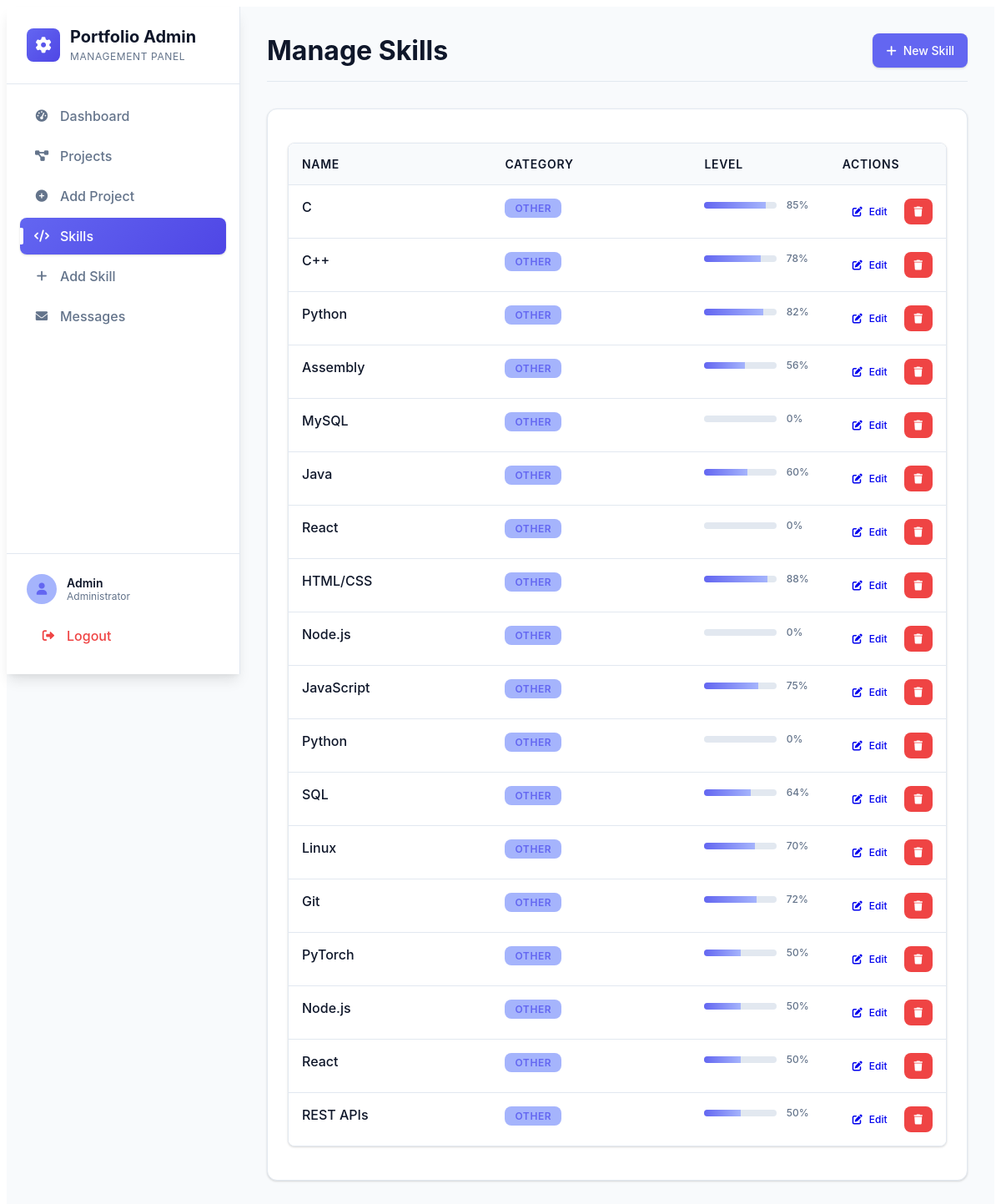
Page /manage_skills.php (signed in) on the earlier database version.
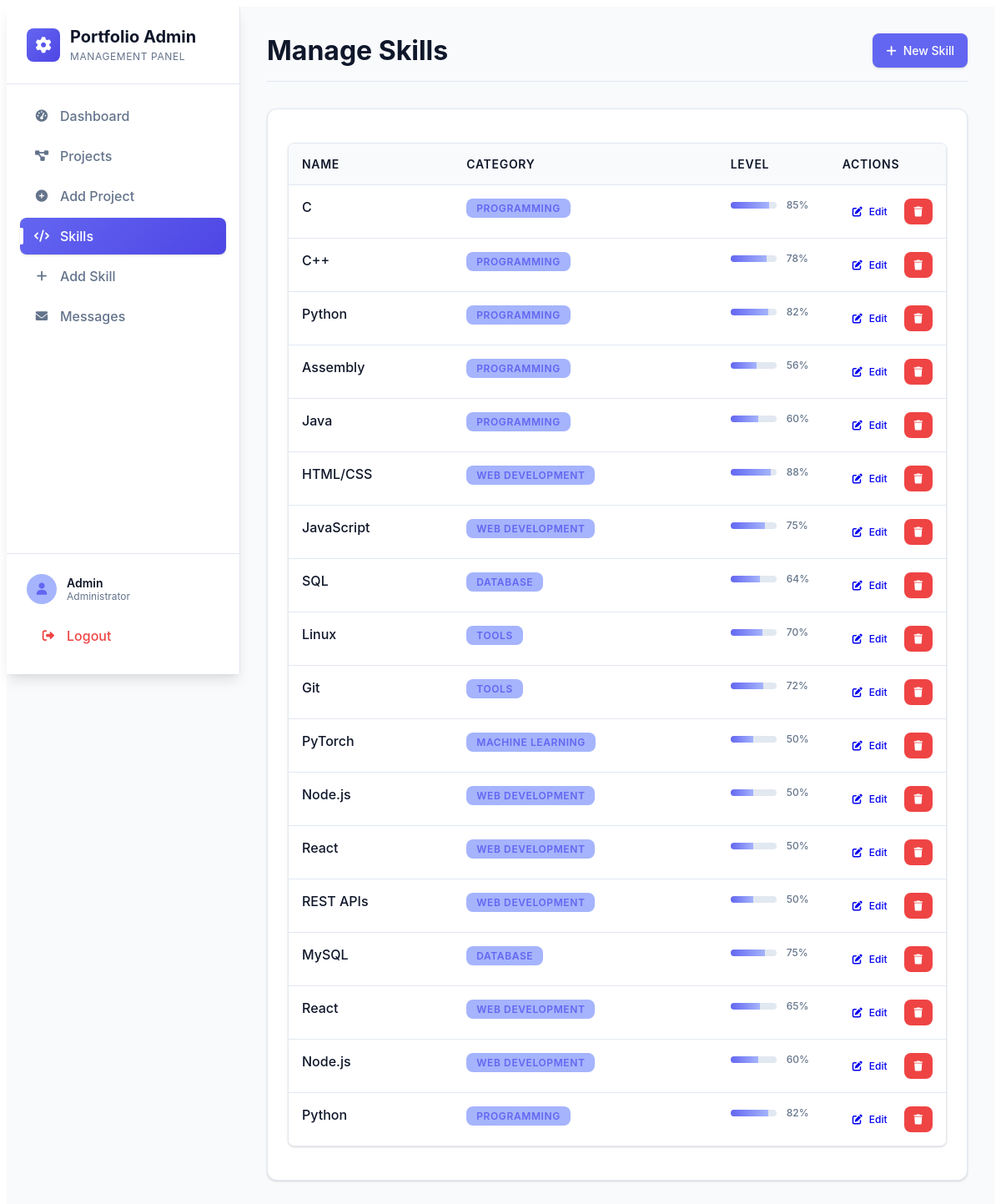
Same page on the later database version.
### tables this page shows
CREATE TABLE IF NOT EXISTS `skills` (
  `id` INT UNSIGNED NOT NULL AUTO_INCREMENT PRIMARY KEY,
  `name` VARCHAR(128) NOT NULL,
  `category` VARCHAR(64) NOT NULL DEFAULT 'Other',
  `level` TINYINT UNSIGNED NOT NULL DEFAULT 0,
  `sort_order` INT DEFAULT 0,
  `created_at` TIMESTAMP NOT NULL DEFAULT CURRENT_TIMESTAMP
);

### manage_skills.php (the view, shortened to what this page needs)
<?php
require_once __DIR__ . '/db.php';
$skills = [];
$res = $mysqli->query("SELECT * FROM skills ORDER BY sort_order, name");
if ($res) {
    $skills = $res->fetch_all(MYSQLI_ASSOC);
}
?>
<!DOCTYPE html>
<html lang="en">
<head>
    <link rel="stylesheet" href="css/admin.css">
    <link rel="stylesheet" href="https://cdnjs.cloudflare.com/ajax/libs/font-awesome/6.0.0/css/all.min.css">
</head>
<body class="admin-panel">
    <div class="admin-layout">
        <?php include 'admin_sidebar.php'; ?>
        <main class="admin-main">
        <div class="dashboard-header">
            <h1>Manage Skills</h1>
            <div class="quick-actions">
                <a href="add_skill.php" class="btn primary"><i class="fas fa-plus"></i> New Skill</a>
            </div>
        </div>
        <section class="dashboard-section">
            <div class="table-responsive">
                <table class="admin-table" style="min-width: 600px;">
                    <thead>
                        <tr>
                            <th>Name</th>
                            <th>Category</th>
                            <th>Level</th>
                            <th width="120">Actions</th>
                        </tr>
                    </thead>
                    <tbody>
                        <?php foreach ($skills as $skill): ?>
                        <tr>
                            <td>
                                <div class="skill-name">
                                    <?php echo htmlspecialchars($skill['name']); ?>
                                </div>
                            </td>
                            <td>
                                <span class="tag"><?php echo htmlspecialchars($skill['category']); ?></span>
                            </td>
                            <td>
                                <div class="skill-level">
                                    <div class="progress-bar">
                                        <div class="progress" style="width: <?php echo $skill['level']; ?>%"></div>
                                    </div>
                                    <span class="level-text"><?php echo $skill['level']; ?>%</span>
                                </div>
                            </td>
                            <td>
                                <div class="actions">
                                    <a href="edit_skill.php?id=<?php echo $skill['id']; ?>" class="btn small">
                                        <i class="fas fa-edit"></i> Edit
                                    </a>
                                    <a href="delete_skill.php?id=<?php echo $skill['id']; ?>"
                                       class="btn small danger"
                                       onclick="return confirm('Are you sure you want to delete this skill?')">
                                        <i class="fas fa-trash"></i>
                                    </a>
                                </div>
                            </td>
                        </tr>
                        <?php endforeach; ?>
                    </tbody>
                </table>
            </div>
        </section>
        </main>
    </div>
</body>
</html>

### admin_sidebar.php (shortened to what this page needs)
<?php
$current_page = basename($_SERVER['PHP_SELF']);
?>
<aside class="admin-sidebar" id="adminSidebar">
    <div class="admin-sidebar-header">
        <div class="admin-logo">
            <div class="logo-icon">
                <i class="fas fa-cog"></i>
            </div>
            <div class="logo-text">
                <h2>Portfolio Admin</h2>
                <span>Management Panel</span>
            </div>
        </div>
    </div>
    <nav class="admin-nav">
        <ul>
            <li>
                <a href="admin.php" class="admin-nav-link <?php echo $current_page === 'admin.php' ? 'active' : ''; ?>">
                    <i class="fas fa-tachometer-alt"></i>
                    <span>Dashboard</span>
                </a>
            </li>
            <li>
                <a href="manage_projects.php" class="admin-nav-link <?php echo $current_page === 'manage_projects.php' ? 'active' : ''; ?>">
                    <i class="fas fa-diagram-project"></i>
                    <span>Projects</span>
                </a>
            </li>
            <li>
                <a href="add_project.php" class="admin-nav-link <?php echo $current_page === 'add_project.php' ? 'active' : ''; ?>">
                    <i class="fas fa-plus-circle"></i>
                    <span>Add Project</span>
                </a>
            </li>
            <li>
                <a href="manage_skills.php" class="admin-nav-link <?php echo $current_page === 'manage_skills.php' ? 'active' : ''; ?>">
                    <i class="fas fa-code"></i>
                    <span>Skills</span>
                </a>
            </li>
            <li>
                <a href="add_skill.php" class="admin-nav-link <?php echo $current_page === 'add_skill.php' ? 'active' : ''; ?>">
                    <i class="fas fa-plus"></i>
                    <span>Add Skill</span>
                </a>
            </li>
            <li>
                <a href="messages.php" class="admin-nav-link <?php echo $current_page === 'messages.php' ? 'active' : ''; ?>">
                    <i class="fas fa-envelope"></i>
                    <span>Messages</span>
                </a>
            </li>
        </ul>
    </nav>
    <div class="admin-sidebar-footer">
        <div class="user-info">
            <div class="user-avatar">
                <i class="fas fa-user"></i>
            </div>
            <div class="user-details">
                <span class="username">Admin</span>
                <span class="user-role">Administrator</span>
            </div>
        </div>
        <a href="admin.php?action=logout" class="logout-btn">
            <i class="fas fa-sign-out-alt"></i>
            <span>Logout</span>
        </a>
    </div>
</aside>

Differences in the rows shown:
changed skills (number 1 of 18 on the later page): category "OTHER" → "PROGRAMMING"
changed skills (number 2 of 18 on the later page): category "OTHER" → "PROGRAMMING"
changed skills (number 3 of 18 on the later page): category "OTHER" → "PROGRAMMING"
changed skills "Assembly": category "OTHER" → "PROGRAMMING"
changed skills "Java": category "OTHER" → "PROGRAMMING"
changed skills "HTML/CSS": category "OTHER" → "WEB DEVELOPMENT"
changed skills "JavaScript": category "OTHER" → "WEB DEVELOPMENT"
changed skills "SQL": category "OTHER" → "DATABASE"
changed skills "Linux": category "OTHER" → "TOOLS"
changed skills "Git": category "OTHER" → "TOOLS"
changed skills "PyTorch": category "OTHER" → "MACHINE LEARNING"
changed skills (number 12 of 18 on the later page): category "OTHER" → "WEB DEVELOPMENT"
changed skills (number 13 of 18 on the later page): category "OTHER" → "WEB DEVELOPMENT"
changed skills "REST APIs": category "OTHER" → "WEB DEVELOPMENT"
changed skills "MySQL": category "OTHER" → "DATABASE"; level "0" → "75"; moves down the list
changed skills (number 16 of 18 on the later page): category "OTHER" → "WEB DEVELOPMENT"; level "0" → "65"; moves down the list
changed skills (number 17 of 18 on the later page): category "OTHER" → "WEB DEVELOPMENT"; level "0" → "60"; moves down the list
changed skills (number 18 of 18 on the later page): category "OTHER" → "PROGRAMMING"; level "0" → "82"; moves down the list
